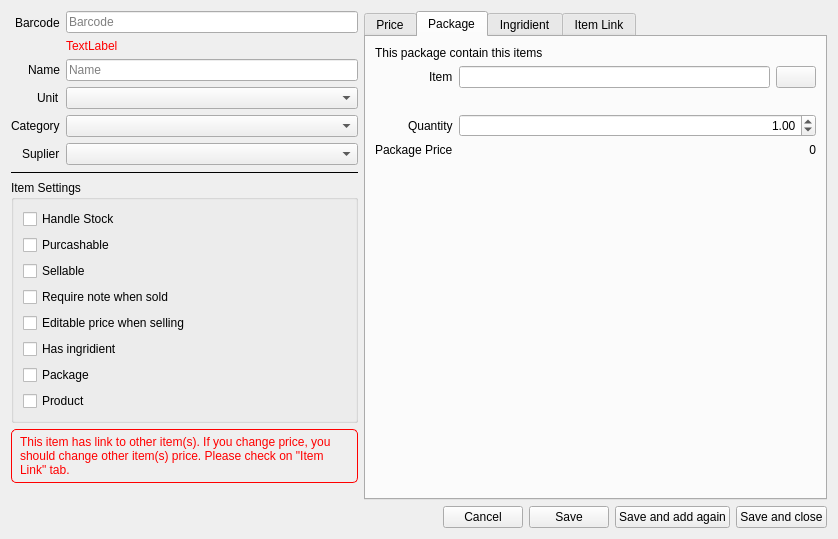
<?xml version="1.0" encoding="UTF-8"?>
<ui version="4.0">
 <class>AddItemDialog</class>
 <widget class="QDialog" name="AddItemDialog">
  <property name="geometry">
   <rect>
    <x>0</x>
    <y>0</y>
    <width>838</width>
    <height>539</height>
   </rect>
  </property>
  <property name="windowTitle">
   <string>Dialog</string>
  </property>
  <property name="modal">
   <bool>true</bool>
  </property>
  <layout class="QVBoxLayout" name="verticalLayout">
   <item>
    <layout class="QHBoxLayout" name="horizontalLayout_2" stretch="3,4">
     <property name="leftMargin">
      <number>0</number>
     </property>
     <property name="topMargin">
      <number>0</number>
     </property>
     <property name="rightMargin">
      <number>0</number>
     </property>
     <item>
      <layout class="QVBoxLayout" name="verticalLayout_6">
       <property name="leftMargin">
        <number>0</number>
       </property>
       <property name="bottomMargin">
        <number>0</number>
       </property>
       <item>
        <layout class="QFormLayout" name="formLayout">
         <property name="labelAlignment">
          <set>Qt::AlignRight|Qt::AlignTrailing|Qt::AlignVCenter</set>
         </property>
         <item row="0" column="0">
          <widget class="QLabel" name="label">
           <property name="text">
            <string>Barcode</string>
           </property>
          </widget>
         </item>
         <item row="0" column="1">
          <layout class="QVBoxLayout" name="verticalLayout_2">
           <property name="bottomMargin">
            <number>0</number>
           </property>
           <item>
            <widget class="QLineEdit" name="lineBarcode">
             <property name="placeholderText">
              <string>Barcode</string>
             </property>
            </widget>
           </item>
           <item>
            <widget class="QLabel" name="labelError">
             <property name="styleSheet">
              <string notr="true">color: red; font-size: 12px;</string>
             </property>
             <property name="text">
              <string>TextLabel</string>
             </property>
            </widget>
           </item>
          </layout>
         </item>
         <item row="1" column="0">
          <widget class="QLabel" name="label_2">
           <property name="text">
            <string>Name</string>
           </property>
          </widget>
         </item>
         <item row="1" column="1">
          <widget class="QLineEdit" name="lineName">
           <property name="placeholderText">
            <string>Name</string>
           </property>
          </widget>
         </item>
         <item row="2" column="0">
          <widget class="QLabel" name="label_5">
           <property name="text">
            <string>Unit</string>
           </property>
          </widget>
         </item>
         <item row="2" column="1">
          <widget class="QComboBox" name="comboUnit"/>
         </item>
         <item row="3" column="0">
          <widget class="QLabel" name="label_3">
           <property name="text">
            <string>Category</string>
           </property>
          </widget>
         </item>
         <item row="3" column="1">
          <widget class="QComboBox" name="comboCategory"/>
         </item>
         <item row="4" column="0">
          <widget class="QLabel" name="label_4">
           <property name="text">
            <string>Suplier</string>
           </property>
          </widget>
         </item>
         <item row="4" column="1">
          <widget class="QComboBox" name="comboSuplier"/>
         </item>
        </layout>
       </item>
       <item>
        <widget class="Line" name="line">
         <property name="frameShadow">
          <enum>QFrame::Plain</enum>
         </property>
         <property name="orientation">
          <enum>Qt::Horizontal</enum>
         </property>
        </widget>
       </item>
       <item>
        <widget class="QGroupBox" name="groupBox_2">
         <property name="title">
          <string>Item Settings</string>
         </property>
         <layout class="QVBoxLayout" name="verticalLayout_7">
          <item>
           <widget class="QCheckBox" name="checkStock">
            <property name="text">
             <string>Handle Stock</string>
            </property>
           </widget>
          </item>
          <item>
           <widget class="QCheckBox" name="checkPurchase">
            <property name="text">
             <string>Purcashable</string>
            </property>
           </widget>
          </item>
          <item>
           <widget class="QCheckBox" name="checkSell">
            <property name="text">
             <string>Sellable</string>
            </property>
           </widget>
          </item>
          <item>
           <widget class="QCheckBox" name="checkNote">
            <property name="text">
             <string>Require note when sold</string>
            </property>
           </widget>
          </item>
          <item>
           <widget class="QCheckBox" name="checkEditPrice">
            <property name="text">
             <string>Editable price when selling</string>
            </property>
           </widget>
          </item>
          <item>
           <widget class="QCheckBox" name="checkIngridient">
            <property name="text">
             <string>Has ingridient</string>
            </property>
           </widget>
          </item>
          <item>
           <widget class="QCheckBox" name="checkPackage">
            <property name="text">
             <string>Package</string>
            </property>
           </widget>
          </item>
          <item>
           <widget class="QCheckBox" name="checkProduct">
            <property name="text">
             <string>Product</string>
            </property>
           </widget>
          </item>
         </layout>
        </widget>
       </item>
       <item>
        <widget class="QLabel" name="labelWarningItemLink">
         <property name="styleSheet">
          <string notr="true">color: red; border: 1px solid red; padding: 5px; border-radius: 5px;</string>
         </property>
         <property name="text">
          <string>&lt;html&gt;&lt;head/&gt;&lt;body&gt;&lt;p&gt;This item has link to other item(s). If you change price, you should change other item(s) price. Please check on &amp;quot;Item Link&amp;quot; tab.&lt;/p&gt;&lt;/body&gt;&lt;/html&gt;</string>
         </property>
         <property name="wordWrap">
          <bool>true</bool>
         </property>
        </widget>
       </item>
       <item>
        <spacer name="verticalSpacer">
         <property name="orientation">
          <enum>Qt::Vertical</enum>
         </property>
         <property name="sizeHint" stdset="0">
          <size>
           <width>20</width>
           <height>40</height>
          </size>
         </property>
        </spacer>
       </item>
      </layout>
     </item>
     <item>
      <widget class="QTabWidget" name="tabWidget">
       <property name="tabPosition">
        <enum>QTabWidget::North</enum>
       </property>
       <property name="currentIndex">
        <number>1</number>
       </property>
       <widget class="QWidget" name="price">
        <attribute name="title">
         <string>Price</string>
        </attribute>
        <layout class="QVBoxLayout" name="verticalLayout_3">
         <item>
          <layout class="QFormLayout" name="formLayout_2">
           <property name="labelAlignment">
            <set>Qt::AlignRight|Qt::AlignTrailing|Qt::AlignVCenter</set>
           </property>
           <item row="1" column="0">
            <widget class="QLabel" name="label_6">
             <property name="text">
              <string>Buy Price</string>
             </property>
            </widget>
           </item>
           <item row="1" column="1">
            <widget class="QDoubleSpinBox" name="doubleBuyPrice">
             <property name="alignment">
              <set>Qt::AlignRight|Qt::AlignTrailing|Qt::AlignVCenter</set>
             </property>
             <property name="maximum">
              <double>100000000.000000000000000</double>
             </property>
            </widget>
           </item>
           <item row="0" column="0">
            <widget class="QLabel" name="labelStock">
             <property name="text">
              <string>Initial Stock</string>
             </property>
            </widget>
           </item>
           <item row="0" column="1">
            <widget class="QDoubleSpinBox" name="doubleStock">
             <property name="alignment">
              <set>Qt::AlignRight|Qt::AlignTrailing|Qt::AlignVCenter</set>
             </property>
             <property name="maximum">
              <double>1000000.000000000000000</double>
             </property>
            </widget>
           </item>
          </layout>
         </item>
         <item>
          <widget class="QToolBox" name="toolBoxPrice">
           <property name="currentIndex">
            <number>0</number>
           </property>
           <widget class="QWidget" name="pageSinglePrice">
            <property name="geometry">
             <rect>
              <x>0</x>
              <y>0</y>
              <width>440</width>
              <height>336</height>
             </rect>
            </property>
            <attribute name="label">
             <string>Single Price</string>
            </attribute>
            <layout class="QVBoxLayout" name="verticalLayout_5">
             <item>
              <widget class="QGroupBox" name="groupSinglePrice">
               <property name="title">
                <string>Single Price</string>
               </property>
               <layout class="QFormLayout" name="formLayout_5">
                <property name="labelAlignment">
                 <set>Qt::AlignRight|Qt::AlignTrailing|Qt::AlignVCenter</set>
                </property>
                <item row="4" column="1">
                 <widget class="QLabel" name="labelFinalPrice">
                  <property name="text">
                   <string>0</string>
                  </property>
                  <property name="alignment">
                   <set>Qt::AlignRight|Qt::AlignTrailing|Qt::AlignVCenter</set>
                  </property>
                 </widget>
                </item>
                <item row="4" column="0">
                 <widget class="QLabel" name="label_22">
                  <property name="text">
                   <string>Final Price</string>
                  </property>
                 </widget>
                </item>
                <item row="2" column="1">
                 <widget class="QLabel" name="labelPriceDiscount">
                  <property name="text">
                   <string>0</string>
                  </property>
                  <property name="alignment">
                   <set>Qt::AlignRight|Qt::AlignTrailing|Qt::AlignVCenter</set>
                  </property>
                 </widget>
                </item>
                <item row="2" column="0">
                 <widget class="QLabel" name="label_21">
                  <property name="text">
                   <string>Discount</string>
                  </property>
                 </widget>
                </item>
                <item row="1" column="1">
                 <widget class="QLineEdit" name="lineDiscountFormula"/>
                </item>
                <item row="1" column="0">
                 <widget class="QLabel" name="label_20">
                  <property name="text">
                   <string>Discount Formula</string>
                  </property>
                 </widget>
                </item>
                <item row="0" column="1">
                 <widget class="QDoubleSpinBox" name="doubleSellPrice">
                  <property name="alignment">
                   <set>Qt::AlignRight|Qt::AlignTrailing|Qt::AlignVCenter</set>
                  </property>
                  <property name="maximum">
                   <double>100000000.000000000000000</double>
                  </property>
                 </widget>
                </item>
                <item row="0" column="0">
                 <widget class="QLabel" name="label_7">
                  <property name="text">
                   <string>Sell Price</string>
                  </property>
                 </widget>
                </item>
                <item row="3" column="0">
                 <widget class="QLabel" name="label_13">
                  <property name="text">
                   <string>Margin</string>
                  </property>
                 </widget>
                </item>
                <item row="3" column="1">
                 <widget class="QLabel" name="labelPriceMargin">
                  <property name="text">
                   <string>0</string>
                  </property>
                  <property name="alignment">
                   <set>Qt::AlignRight|Qt::AlignTrailing|Qt::AlignVCenter</set>
                  </property>
                 </widget>
                </item>
               </layout>
              </widget>
             </item>
             <item>
              <spacer name="verticalSpacer_3">
               <property name="orientation">
                <enum>Qt::Vertical</enum>
               </property>
               <property name="sizeHint" stdset="0">
                <size>
                 <width>20</width>
                 <height>131</height>
                </size>
               </property>
              </spacer>
             </item>
            </layout>
            <zorder>groupSinglePrice</zorder>        
           </widget>
           <widget class="QWidget" name="pageMultiPrice">
            <property name="geometry">
             <rect>
              <x>0</x>
              <y>0</y>
              <width>104</width>
              <height>61</height>
             </rect>
            </property>
            <attribute name="label">
             <string>MultiPrice</string>
            </attribute>
            <layout class="QVBoxLayout" name="verticalLayout_10">
             <item>
              <widget class="QGroupBox" name="groupMultiPrice">
               <property name="title">
                <string>Multi Price</string>
               </property>
               <property name="checkable">
                <bool>true</bool>
               </property>
               <property name="checked">
                <bool>false</bool>
               </property>
               <layout class="QVBoxLayout" name="verticalLayout_4">
                <item>
                 <widget class="LibGUI::TableWidget" name="tablePrice" native="true"/>
                </item>
               </layout>
              </widget>
             </item>
            </layout>
           </widget>
          </widget>
         </item>
        </layout>
       </widget>
       <widget class="QWidget" name="package">
        <attribute name="title">
         <string>Package</string>
        </attribute>
        <layout class="QVBoxLayout" name="verticalLayout_8">
         <item>
          <widget class="QLabel" name="label_8">
           <property name="text">
            <string>This package contain this items</string>
           </property>
          </widget>
         </item>
         <item>
          <layout class="QFormLayout" name="formLayout_3">
           <property name="labelAlignment">
            <set>Qt::AlignRight|Qt::AlignTrailing|Qt::AlignVCenter</set>
           </property>
           <item row="0" column="0">
            <widget class="QLabel" name="label_9">
             <property name="text">
              <string>Item</string>
             </property>
            </widget>
           </item>
           <item row="0" column="1">
            <layout class="QHBoxLayout" name="horizontalLayout_3">
             <property name="bottomMargin">
              <number>0</number>
             </property>
             <item>
              <widget class="QLineEdit" name="linePackageItem">
               <property name="readOnly">
                <bool>true</bool>
               </property>
              </widget>
             </item>
             <item>
              <widget class="QPushButton" name="pushPackageItem">
               <property name="text">
                <string/>
               </property>
               <property name="icon">
                <iconset resource="../../sultan/sultan.qrc">
                 <normaloff>:/images/16x16/blue-document-search-result.png</normaloff>:/images/16x16/blue-document-search-result.png</iconset>
               </property>
               <property name="autoDefault">
                <bool>false</bool>
               </property>
              </widget>
             </item>
            </layout>
           </item>
           <item row="1" column="1">
            <widget class="QLabel" name="labelPackageName">
             <property name="text">
              <string/>
             </property>
            </widget>
           </item>
           <item row="2" column="0">
            <widget class="QLabel" name="label_10">
             <property name="text">
              <string>Quantity</string>
             </property>
            </widget>
           </item>
           <item row="2" column="1">
            <widget class="QDoubleSpinBox" name="doublePackageQty">
             <property name="alignment">
              <set>Qt::AlignRight|Qt::AlignTrailing|Qt::AlignVCenter</set>
             </property>
             <property name="maximum">
              <double>1000000.000000000000000</double>
             </property>
             <property name="value">
              <double>1.000000000000000</double>
             </property>
            </widget>
           </item>
           <item row="3" column="0">
            <widget class="QLabel" name="label_12">
             <property name="text">
              <string>Package Price</string>
             </property>
            </widget>
           </item>
           <item row="3" column="1">
            <widget class="QLabel" name="labelPackagePrice">
             <property name="text">
              <string>0</string>
             </property>
             <property name="alignment">
              <set>Qt::AlignRight|Qt::AlignTrailing|Qt::AlignVCenter</set>
             </property>
            </widget>
           </item>
          </layout>
         </item>
         <item>
          <spacer name="verticalSpacer_2">
           <property name="orientation">
            <enum>Qt::Vertical</enum>
           </property>
           <property name="sizeHint" stdset="0">
            <size>
             <width>20</width>
             <height>40</height>
            </size>
           </property>
          </spacer>
         </item>
        </layout>
       </widget>
       <widget class="QWidget" name="ingridient">
        <attribute name="title">
         <string>Ingridient</string>
        </attribute>
        <layout class="QVBoxLayout" name="verticalLayout_9">
         <item>
          <widget class="LibGUI::TableWidget" name="tableIngridient" native="true"/>
         </item>
         <item>
          <widget class="Line" name="line_2">
           <property name="frameShadow">
            <enum>QFrame::Plain</enum>
           </property>
           <property name="orientation">
            <enum>Qt::Horizontal</enum>
           </property>
          </widget>
         </item>
         <item>
          <layout class="QFormLayout" name="formLayout_4">
           <item row="0" column="0">
            <widget class="QLabel" name="label_16">
             <property name="text">
              <string>Buy Price</string>
             </property>
            </widget>
           </item>
           <item row="1" column="0">
            <widget class="QLabel" name="label_17">
             <property name="text">
              <string>Sell Price</string>
             </property>
            </widget>
           </item>
           <item row="0" column="1">
            <widget class="QLabel" name="labelIngridientPrice">
             <property name="text">
              <string>0</string>
             </property>
             <property name="alignment">
              <set>Qt::AlignRight|Qt::AlignTrailing|Qt::AlignVCenter</set>
             </property>
            </widget>
           </item>
           <item row="1" column="1">
            <widget class="QLabel" name="labelIngridientSellPrice">
             <property name="text">
              <string>0</string>
             </property>
             <property name="alignment">
              <set>Qt::AlignRight|Qt::AlignTrailing|Qt::AlignVCenter</set>
             </property>
            </widget>
           </item>
          </layout>
         </item>
        </layout>
       </widget>
       <widget class="QWidget" name="itemlink">
        <attribute name="title">
         <string>Item Link</string>
        </attribute>
        <layout class="QVBoxLayout" name="verticalLayout_11">
         <item>
          <widget class="LibGUI::TableWidget" name="tableItemLink" native="true"/>
         </item>
         <item>
          <widget class="QLabel" name="label_11">
           <property name="text">
            <string>* double click row to edit item</string>
           </property>
          </widget>
         </item>
        </layout>
       </widget>
      </widget>
     </item>
    </layout>
   </item>
   <item>
    <layout class="QHBoxLayout" name="horizontalLayout">
     <item>
      <spacer name="horizontalSpacer">
       <property name="orientation">
        <enum>Qt::Horizontal</enum>
       </property>
       <property name="sizeHint" stdset="0">
        <size>
         <width>40</width>
         <height>20</height>
        </size>
       </property>
      </spacer>
     </item>
     <item>
      <widget class="QPushButton" name="pushCancel">
       <property name="text">
        <string>Cancel</string>
       </property>
       <property name="autoDefault">
        <bool>false</bool>
       </property>
      </widget>
     </item>
     <item>
      <widget class="QPushButton" name="pushSave">
       <property name="text">
        <string>Save</string>
       </property>
       <property name="autoDefault">
        <bool>false</bool>
       </property>
      </widget>
     </item>
     <item>
      <widget class="QPushButton" name="pushSaveAgain">
       <property name="text">
        <string>Save and add again</string>
       </property>
       <property name="autoDefault">
        <bool>false</bool>
       </property>
       <property name="default">
        <bool>false</bool>
       </property>
      </widget>
     </item>
     <item>
      <widget class="QPushButton" name="pushSaveClose">
       <property name="text">
        <string>Save and close</string>
       </property>
       <property name="autoDefault">
        <bool>false</bool>
       </property>
      </widget>
     </item>
    </layout>
   </item>
  </layout>
 </widget>
 <customwidgets>
  <customwidget>
   <class>LibGUI::TableWidget</class>
   <extends>QWidget</extends>
   <header location="global">tablewidget.h</header>
   <container>1</container>
  </customwidget>
 </customwidgets>
 <tabstops>
  <tabstop>lineBarcode</tabstop>
  <tabstop>lineName</tabstop>
  <tabstop>comboUnit</tabstop>
  <tabstop>comboCategory</tabstop>
  <tabstop>comboSuplier</tabstop>
  <tabstop>doubleStock</tabstop>
  <tabstop>doubleBuyPrice</tabstop>
  <tabstop>doubleSellPrice</tabstop>
  <tabstop>lineDiscountFormula</tabstop>
  <tabstop>pushSaveAgain</tabstop>
  <tabstop>pushSave</tabstop>
  <tabstop>pushCancel</tabstop>
  <tabstop>checkStock</tabstop>
  <tabstop>checkPurchase</tabstop>
  <tabstop>checkSell</tabstop>
  <tabstop>checkNote</tabstop>
  <tabstop>checkEditPrice</tabstop>
  <tabstop>checkIngridient</tabstop>
  <tabstop>checkPackage</tabstop>
  <tabstop>checkProduct</tabstop>
  <tabstop>groupMultiPrice</tabstop>
  <tabstop>linePackageItem</tabstop>
  <tabstop>pushPackageItem</tabstop>
  <tabstop>doublePackageQty</tabstop>
  <tabstop>tabWidget</tabstop>
 </tabstops>
 <resources>
  <include location="../../sultan/sultan.qrc"/>
 </resources>
 <connections>
  <connection>
   <sender>pushCancel</sender>
   <signal>clicked()</signal>
   <receiver>AddItemDialog</receiver>
   <slot>hide()</slot>
   <hints>
    <hint type="sourcelabel">
     <x>181</x>
     <y>266</y>
    </hint>
    <hint type="destinationlabel">
     <x>235</x>
     <y>147</y>
    </hint>
   </hints>
  </connection>
 </connections>
</ui>
